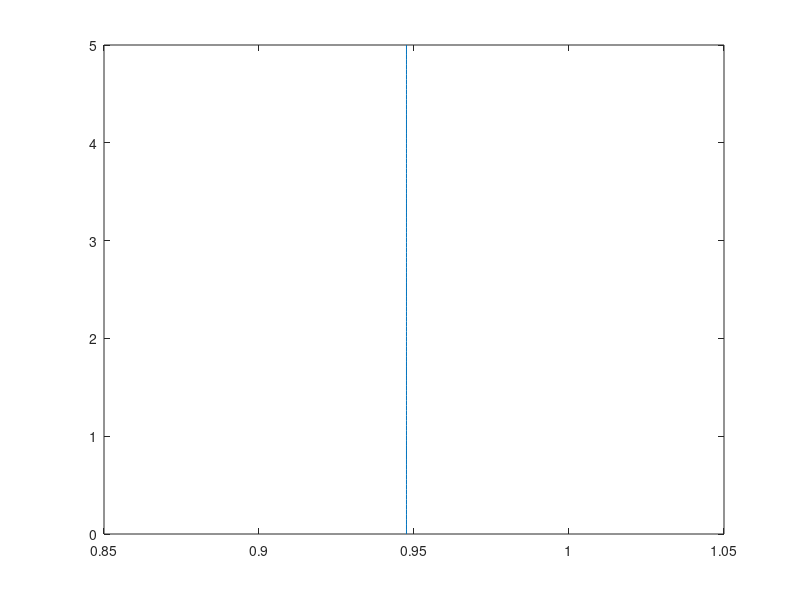

This figure's MATLAB source:
%Program: mode.m
a=input('Plate Height(a)=?')
fr=input('Frequency[MHz]=?')
k0=2*pi*fr/300;
xk=input('Source Height[m]=?')
xg=input('Observation Height[m]=?')
z=input('Observation Range[m]=?')
mm=input('Mode=?')
mp=0;
for m=1:mm
    beta(m)=complex(0,0);
    if(k0^2-(m*pi/a)^2)>0
        beta(m)=sqrt(k0^2-(m*pi/a)^2);
        mp=mp+1;
    else
        beta(m)=i*sqrt((m*pi/a)^2-k0^2);
    end
end

nx=100;
delx=a/(nx-1);

for n=1:nx
    xx(n)=(n-1)*delx;
    yr(n)=complex(0,0);
    for m=1:mm
        yr(n)=yr(n)+cos(m*pi*xk/a)*cos(m*pi*xg/a)*exp(i*beta(m)*(z))/(2*i*beta(m));
    end
    yr(n)=yr(n)*(2/a)+(1/a)*exp(i*k0*z)/(2*i*k0);
end

plot(abs(yr),xx);